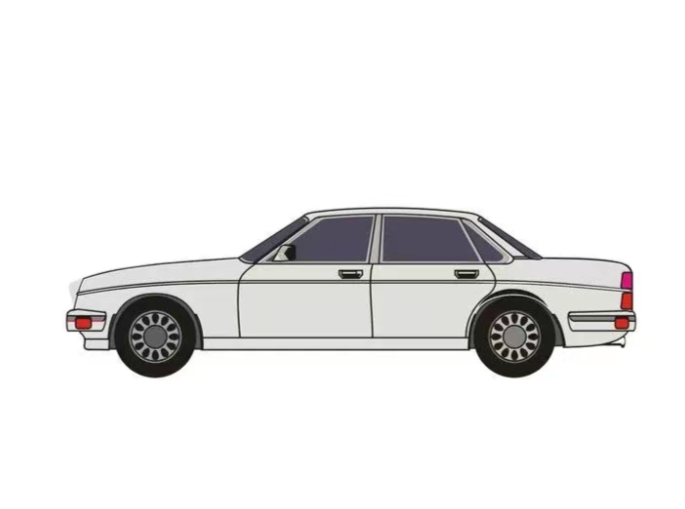
#> input picture 数字图像处理/图像边缘检测/car.png, 685 x 509 px
$ python canny.py
#> lines starting #> are read from the running program, lines starting #| are printed output that depends on the picture; after the words box and inside, x2 and y2 are one past the last pixel; in counts of white or black regions, pixels touching at a corner belong together
import cv2
import numpy as np
import matplotlib.pyplot as plt


def canny_edge_detection(image_path, low_threshold=100, high_threshold=200):
    """
    对输入图像进行 Canny 边缘检测
    :param image_path: 图像文件的路径
    :param low_threshold: Canny 边缘检测的低阈值
    :param high_threshold: Canny 边缘检测的高阈值
    :return: 原始图像、灰度图像、Canny 边缘检测结果
    """
#> called with image_path = './car.png', low_threshold = 100, high_threshold = 200
    # 读取图像
    image = cv2.imread(image_path)
#> image is the input picture: shape (509, 685, 3); mean B, G, R 235.5, 235.6, 236
    if image is None:
        raise ValueError("Image not found")

    # 将图像转换为灰度图像
    gray_image = cv2.cvtColor(image, cv2.COLOR_BGR2GRAY)

    # 使用高斯模糊平滑图像（可选）
    blurred_image = cv2.GaussianBlur(gray_image, (5, 5), 0)

    # 应用 Canny 边缘检测
    edges = cv2.Canny(blurred_image, low_threshold, high_threshold)
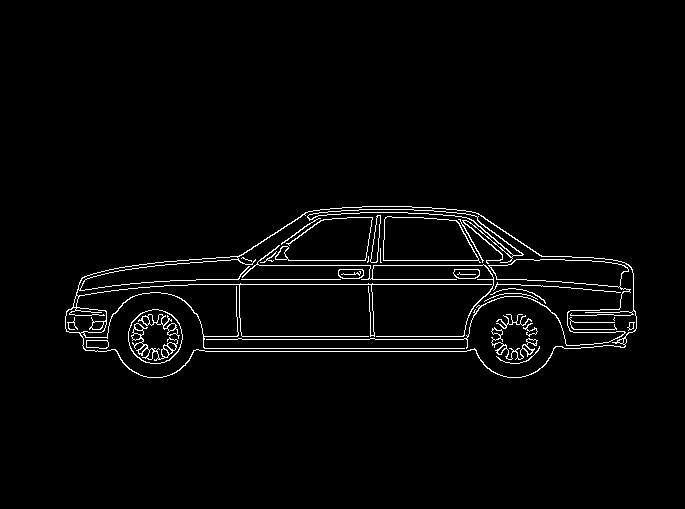
#> edges: shape (509, 685); 2.5% white in thin lines or dots, all inside (x1, y1, x2, y2) = (65, 206, 637, 378)

    return image, gray_image, edges


def display_images(original_image, gray_image, edges):
    """
    显示原始图像、灰度图像和 Canny 边缘检测结果
    :param original_image: 原始图像
    :param gray_image: 灰度图像
    :param edges: Canny 边缘检测结果
    """
    plt.figure(figsize=(15, 5))

    # 显示原始图像
    plt.subplot(131)
    plt.imshow(cv2.cvtColor(original_image, cv2.COLOR_BGR2RGB))
    plt.title('Original Image')
    plt.axis('off')

    # 显示灰度图像
    plt.subplot(132)
    plt.imshow(gray_image, cmap='gray')
    plt.title('Grayscale Image')
    plt.axis('off')

    # 显示 Canny 边缘检测结果
    plt.subplot(133)
    plt.imshow(edges, cmap='gray')
    plt.title('Canny Edges')
    plt.axis('off')

    plt.show()
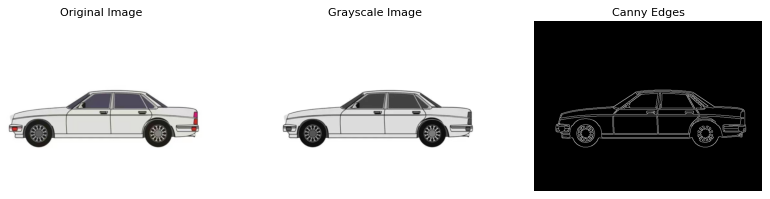
#> figure drawn by matplotlib, 3 panels


def main():
    image_path = './car.png'
    original_image, gray_image, edges = canny_edge_detection(image_path, low_threshold=100, high_threshold=200)
    display_images(original_image, gray_image, edges)


if __name__ == "__main__":
    main()
